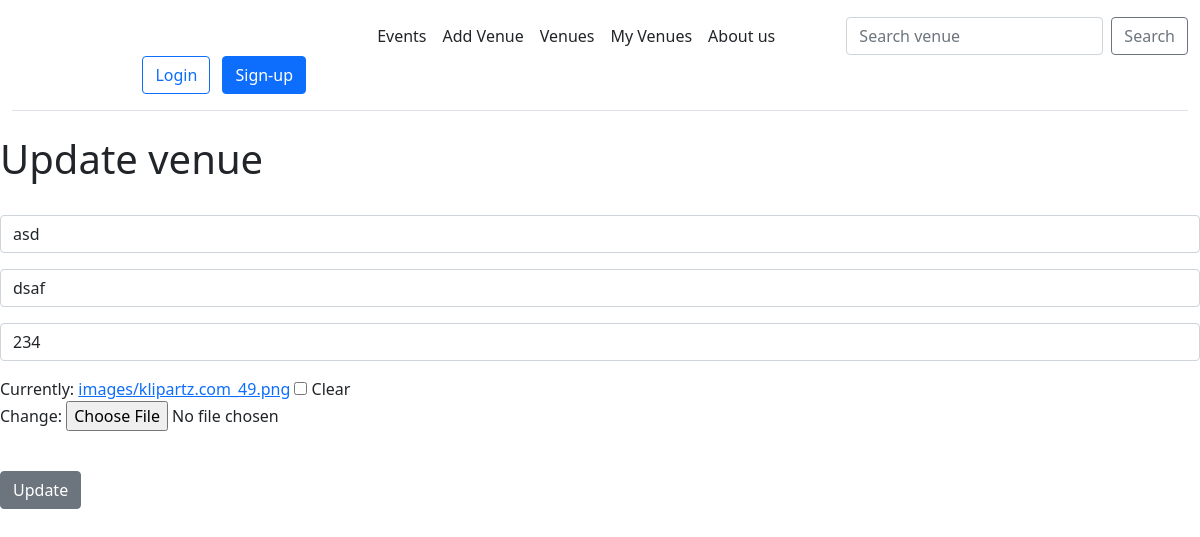
/update_venue/5, run on an earlier commit of the app's database.
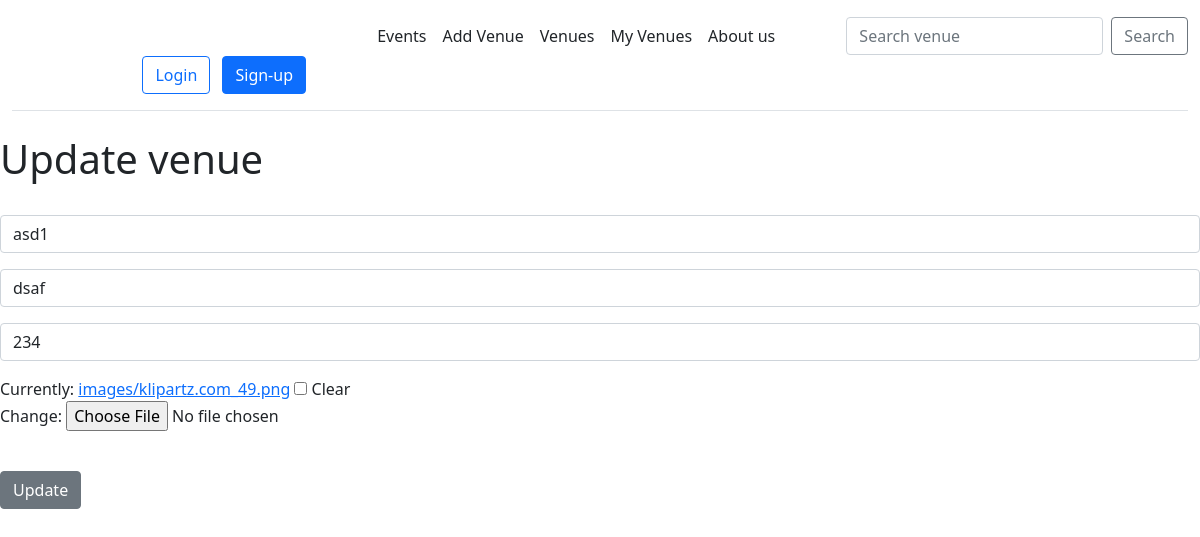
And on a later commit of the database.
### events/models.py (models this page shows, shortened)
class Venue(models.Model):
    name = models.CharField('Venue Name', max_length=120)
    address = models.CharField(max_length=300)
    zip_code = models.CharField('Zip Code', max_length=20)
    phone = models.CharField('Contact Phone', max_length=20)
    web = models.URLField('Website Address')
    email = models.EmailField('Email')
    owner = models.IntegerField("Venue owner", blank=False, default=1)
    venue_image = models.ImageField(null=True, blank=True, upload_to="images/")
    approved = models.BooleanField('Approved', default=False)

### events/views.py (the view)
# urls.py: path('update_venue/<venue_id>', views.update_venue, name='update-venue'),
def update_venue(request, venue_id):
    venue = Venue.objects.get(pk=venue_id)
    if request.user.is_superuser:
        form = VenueFormAdmin(request.POST or None, request.FILES or None, instance=venue)
    else:
        form = VenueForm(request.POST or None, request.FILES or None, instance=venue)
    if form.is_valid():
        form.save()
        return redirect('list-venues')
    return render(request, 'events/update_venue.html', {'venue': venue, 'form': form})

### events/forms.py
class VenueForm(ModelForm):
    class Meta:
        model = Venue
        fields = ('name', 'address', 'phone', 'venue_image')
        labels = {
            'name': '',
            'address': '',
            'phone': '',
            'venue_image': '',
        }
        widgets = {
            'name': forms.TextInput(attrs={'class':'form-control', 'placeholder': 'Venue Name'}),
            'address': forms.TextInput(attrs={'class': 'form-control', 'placeholder': 'Address'}),
            'phone': forms.TextInput(attrs={'class': 'form-control', 'placeholder': 'Phone number'}),
        }

### events/templates/events/update_venue.html (shortened to what this page needs)
{% extends 'base.html' %}
{% block content %}
    <h1>Update venue</h1>
<br/>
<form action="" method=POST enctype="multipart/form-data">
{{ form.as_p }}
    <br/>
    <input type="submit" value="Update" class="btn btn-secondary">
{% endblock %}

What changed in the data, as far as the page shows it:
changed Venue "dsaf": name "asd" → "asd1"
